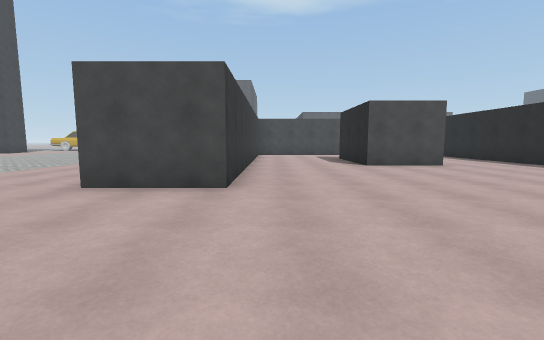
[1] (above)

13 first-person views from a walk through a Unity game level. The camera is 1.3 m above the floor, tilts 6° down and sees 90° across. The floor is counted in squares, 2 m on a side. Each view is taken from the middle of a square. On the plan, view 1 faces up. The plan holds only what a view shows up to about 9 squares ahead; the rest is blank. The place goes on beyond the plan. The player is left out. Some animated figures are not drawn. Some surface patterns are stand-ins.

[2]
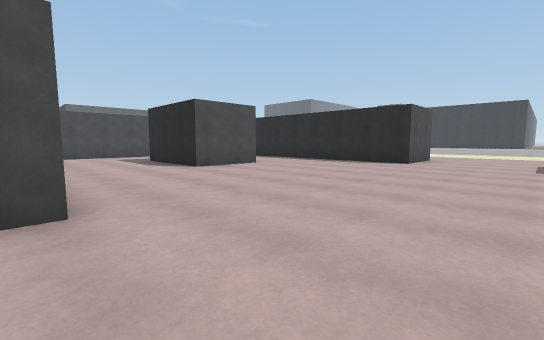

[3]
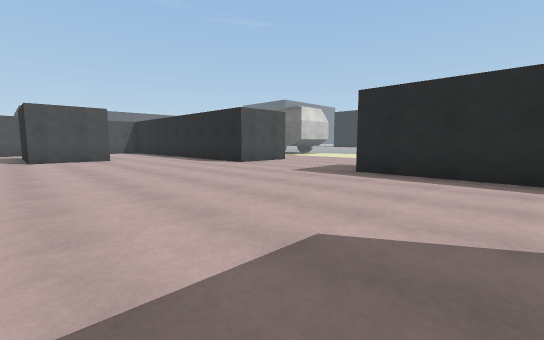

[4]
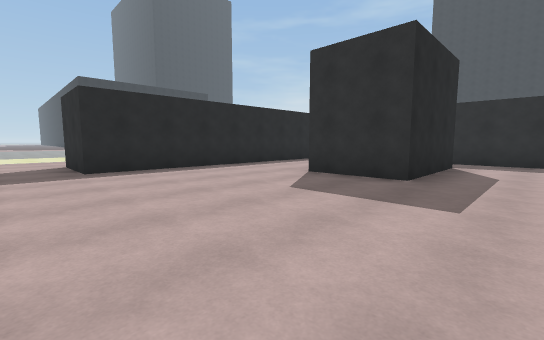

[5]
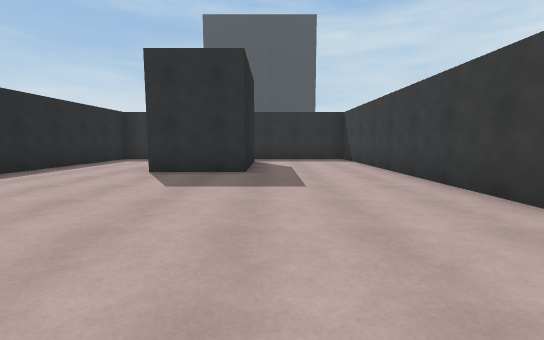

[6]
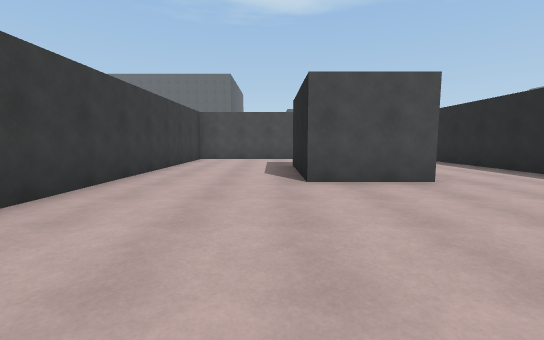

[7]
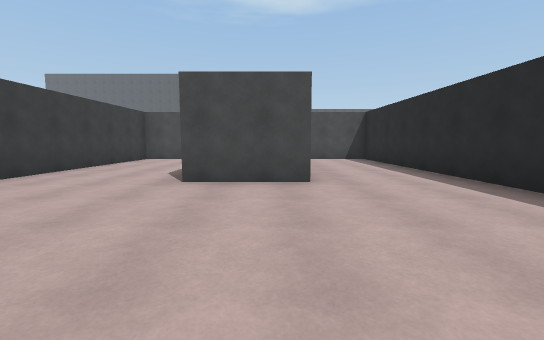

[8]
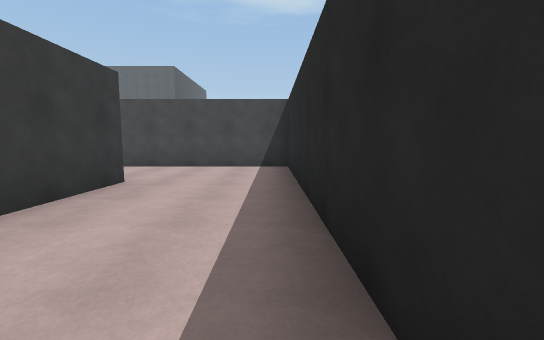

[9]
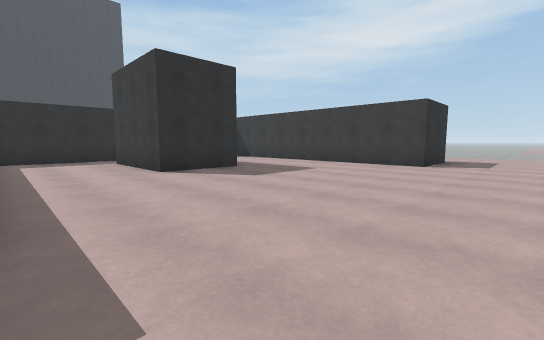

[10]
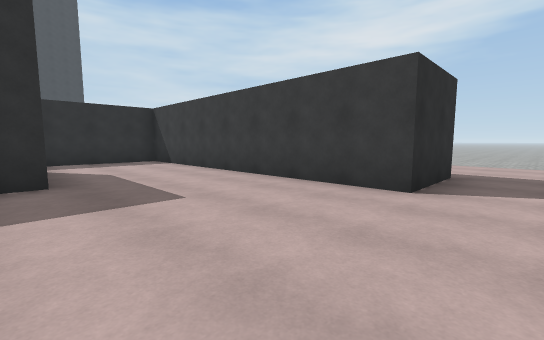

[11]
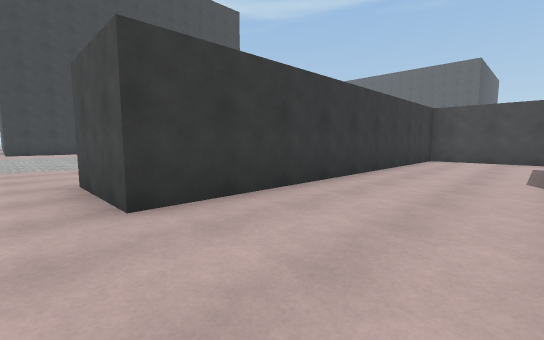

[12]
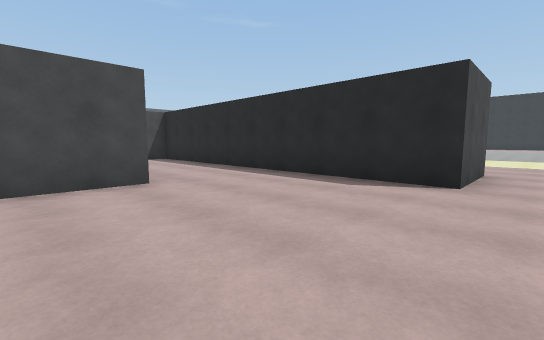

[13]
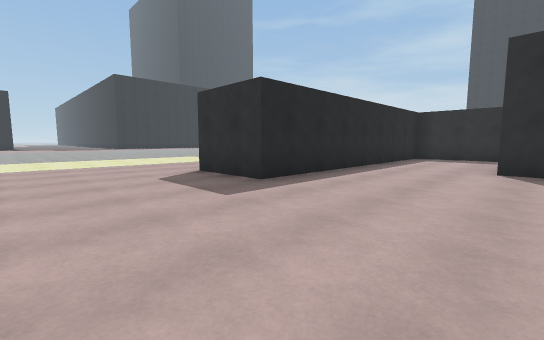

### Floor plan
Points are (right, up) in squares from view 1. A wall is a line through its corners. A room is listed if a view was taken in it or the views show most of it. See-through windows are left out.
Room 1 (views 1, 3, 4, 5, 6, 7, 8, 9, 10, 11, 12, 13)
walls: (4.6, 7.3) (2.6, 7.3) (2.6, 10.4); (9.5, 3.8) (7.4, 3.8) (7.4, 13.1) (-0.6, 13.1) (-0.6, 3.8); (-0.6, -0.2) (-0.6, -8.1) (7, -8.1); (4.6, 10.4) (4.6, 8.2); (2.6, -6.9) (2.6, -3.7) (4.6, -3.7) (4.6, -6.9); (7.4, -7.1) (7.4, -0.2) (9.5, -0.2)
ways out: opening at (0, 2) to room 2; opening at (9, 2) to room 2
Room 2 (view 2)
walls: (-0.6, 3.8) (-2.8, 3.8); (-2.8, -0.2) (-0.6, -0.2)
ways out: opening at (0, 2) to room 1; opening at (9, 2) to room 1

Where each view was taken, in squares from view 1:
view 1: 0 up, 0 right, facing up
view 2: 1 up, 1 left, facing up-right
view 3: 3 down, 2 right, facing up-right
view 4: 1 up, 1 right, facing down-right
view 5: 2 up, 2 right, facing down
view 6: 3 up, 2 right, facing up
view 7: 3 up, 4 right, facing up
view 8: 6 up, 7 right, facing up
view 9: 2 up, 7 right, facing down-left
view 10: 1 up, 3 right, facing down-left
view 11: 3 up, 2 right, facing up-left
view 12: 3 up, 3 right, facing up-right
view 13: 3 up, 4 right, facing down-right
